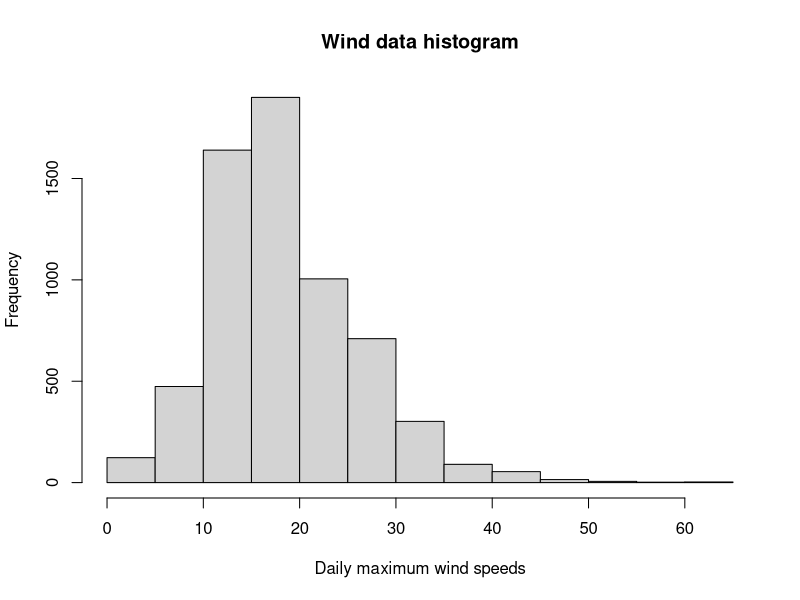

R code for this plot: (Note: this script raises an error after producing the figure.)
## ---- chunk 1
wind_data <- read.table("wind.txt", sep = " ")
months <- seq(1, 12, length = 12)
first_col <- rep(months, 17)
cbind(first_col, wind_data) # appends a first column which shows the index of the month
## ---- chunk 2
wind_list <- unlist(wind_data[3:33])
wind_mean <- mean(wind_list)
wind_sd <- sd(wind_list)

hist(wind_list, main = "Wind data histogram", xlab = "Daily maximum wind speeds")
## ---- chunk 3
scale <- sqrt(6)*wind_sd/pi # computes the scale parameter from the standard deviation
gamma <- -digamma(1) # instanciates the Euler-Mascheroni constant, used to compute the location
location <- wind_mean - scale*gamma

gumbel_sampling = qgumbel(ppoints(204), loc = location, scale = scale)

qqplot(gumbel_sampling, wind_list, xlab = "Experimental wind data", ylab = "Gumbel sample")
qqline(wind_list, distribution = function(p) qgumbel(p, loc = location, scale = scale), col = "red")
## ---- chunk 4

number_months <- length(wind_data[, 1])
mean_vector <- c()

for (i in seq(1, number_months, length = number_months)){
  mean_vector[i] <- mean(unlist(wind_data[i, ][3:33]))
}

mean_mean <- mean(mean_vector)
mean_sd <- sd(mean_vector)

hist(mean_vector, main = "Average monthly (max.) speeds", xlab = "Speeds")


## ---- chunk 5

beta <- mean_mean/(mean_sd^2)
alpha <- beta*mean_mean
gamma_sampling = qgamma(ppoints(204), shape = alpha, rate = beta)

qqplot(gamma_sampling, mean_vector, xlab = "Gamma sampling", ylab = "Experimental sample")
qqline(mean_vector, distribution = function(p) qgamma(p, shape = alpha, rate = beta), col = "red")

## ---- chunk 6

maximum_vector <- c()
for (i in seq(1, number_months, length = number_months)){
  maximum_vector[i] <- max(wind_data[i, ][3:33])
}

max_mean = mean(maximum_vector)
max_sd = sd(maximum_vector)

hist(maximum_vector, main = "Maximal speeds per month", xlab = "Speeds")

## ---- chunk 7

scale <- sqrt(6)*max_sd/pi # computes the scale parameter from the standard deviation
location <- max_mean - scale*gamma

gumbel_sampling = qgumbel(ppoints(204), loc = location, scale = scale)

qqplot(gumbel_sampling, maximum_vector, xlab = "Experimental maximal speeds", ylab = "Gumbel sample")
qqline(maximum_vector, distribution = function(p) qgumbel(p, loc = location, scale = scale), col = "red")

